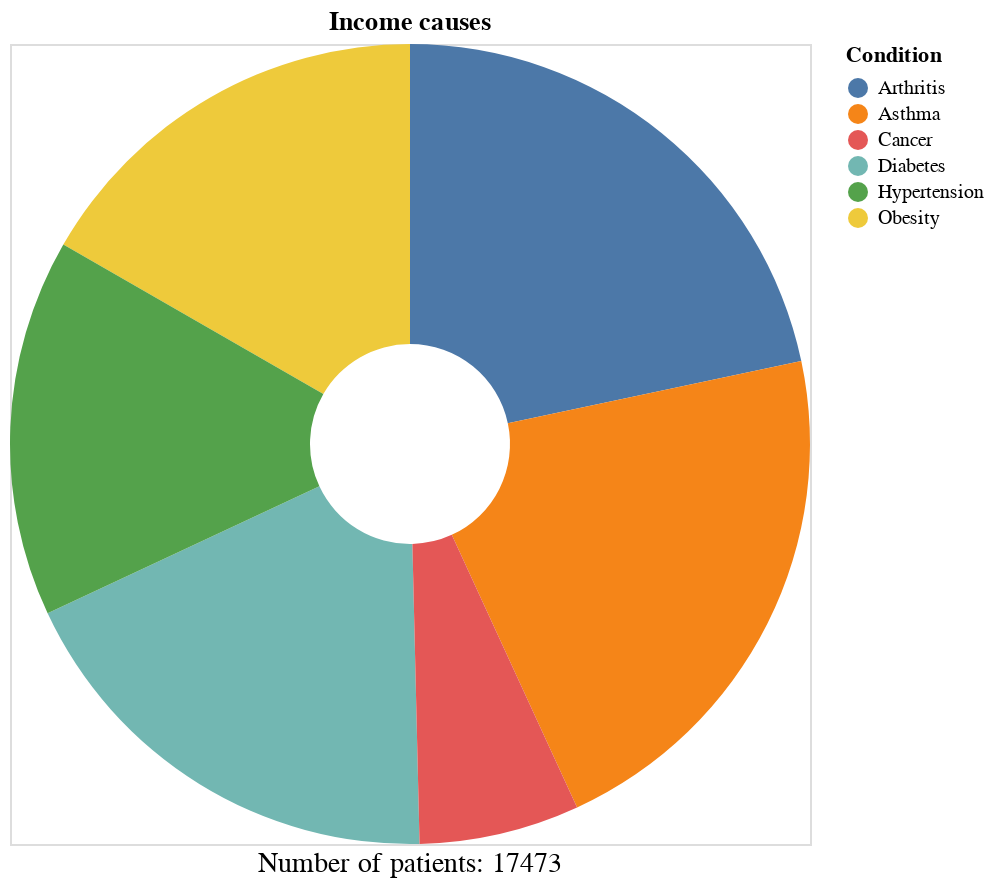

This figure's notebook cell:
### Code cell
#Visualización de las condiciones más frecuentes en los últimos 5 años

# Contar las ocurrencias de cada valor en la columna
conteos = df_1['Medical Condition'].value_counts()

# Calcular el porcentaje de cada valor
porcentajes1 = (conteos / len(df_1)) * 100

# Crear un DataFrame con los porcentajes para Altair
df_porcentaje = porcentajes1.reset_index()
df_porcentaje.columns = ['Condition', 'Percentage']

# Total de filas
total_filas = len(df_1)

# Crear una gráfica de pastel con Altair
grafico = alt.Chart(df_porcentaje).mark_arc(innerRadius=50).encode(
    theta=alt.Theta(field='Percentage', type='quantitative', title='Percentage'),
    color=alt.Color(field='Condition', type='nominal', title='Condition'),
    tooltip=[alt.Tooltip(field='Condition', type='nominal', title='Condition'),
             alt.Tooltip(field='Percentage', type='quantitative', title='Percentage')]
).properties(
    title='Income causes',
    width=400,  # Ajusta el ancho del gráfico
    height=400  # Ajusta la altura del gráfico
)

# Crear un DataFrame para el texto total
df_texto_total = pd.DataFrame({
    'x': [0],
    'y': [0],
    'texto': [f'Number of patients: {total_filas}']
})

# Crear el gráfico de texto
texto_total = alt.Chart(df_texto_total).mark_text(
    align='center',
    baseline='middle',
    fontSize=14,
    dy=210  # Ajusta la posición vertical del texto
).encode(
    x=alt.X('x:O', axis=None),
    y=alt.Y('y:O', axis=None),
    text='texto:N'
).properties(
    width=400,  # Ancho para el gráfico de texto
    height=400  # Altura para el gráfico de texto
)

# Combinar el gráfico de pastel y el gráfico de texto
grafico_final = grafico + texto_total

# Mostrar el gráfico en Google Colab
grafico_final

### Figure 1 — Vega-Lite specification as saved in the notebook (floating-point values rounded to 4 significant figures)
{"config": {"view": {"continuousWidth": 400, "continuousHeight": 300}}, "layer": [{"data": {"name": "data-ec2bb62a7ae0f25d0e3d69fdd32dc611"}, "mark": {"type": "arc", "innerRadius": 50}, "encoding": {"color": {"field": "Condition", "title": "Condition", "type": "nominal"}, "theta": {"field": "Percentage", "title": "Percentage", "type": "quantitative"}, "tooltip": [{"field": "Condition", "title": "Condition", "type": "nominal"}, {"field": "Percentage", "title": "Percentage", "type": "quantitative"}]}, "height": 400, "title": "Income causes", "width": 400}, {"data": {"name": "data-fd8bc16e9300cf4a9a7d81ed517d4fa8"}, "mark": {"type": "text", "align": "center", "baseline": "middle", "dy": 210, "fontSize": 14}, "encoding": {"text": {"field": "texto", "type": "nominal"}, "x": {"axis": null, "field": "x", "type": "ordinal"}, "y": {"axis": null, "field": "y", "type": "ordinal"}}, "height": 400, "width": 400}], "$schema": "https://vega.github.io/schema/vega-lite/v4.17.0.json", "datasets": {"data-ec2bb62a7ae0f25d0e3d69fdd32dc611": [{"Condition": "Arthritis", "Percentage": 21.67}, {"Condition": "Asthma", "Percentage": 21.47}, {"Condition": "Diabetes", "Percentage": 18.42}, {"Condition": "Obesity", "Percentage": 16.69}, {"Condition": "Hypertension", "Percentage": 15.27}, {"Condition": "Cancer", "Percentage": 6.479}], "data-fd8bc16e9300cf4a9a7d81ed517d4fa8": [{"x": 0, "y": 0, "texto": "Number of patients: 17473"}]}}
